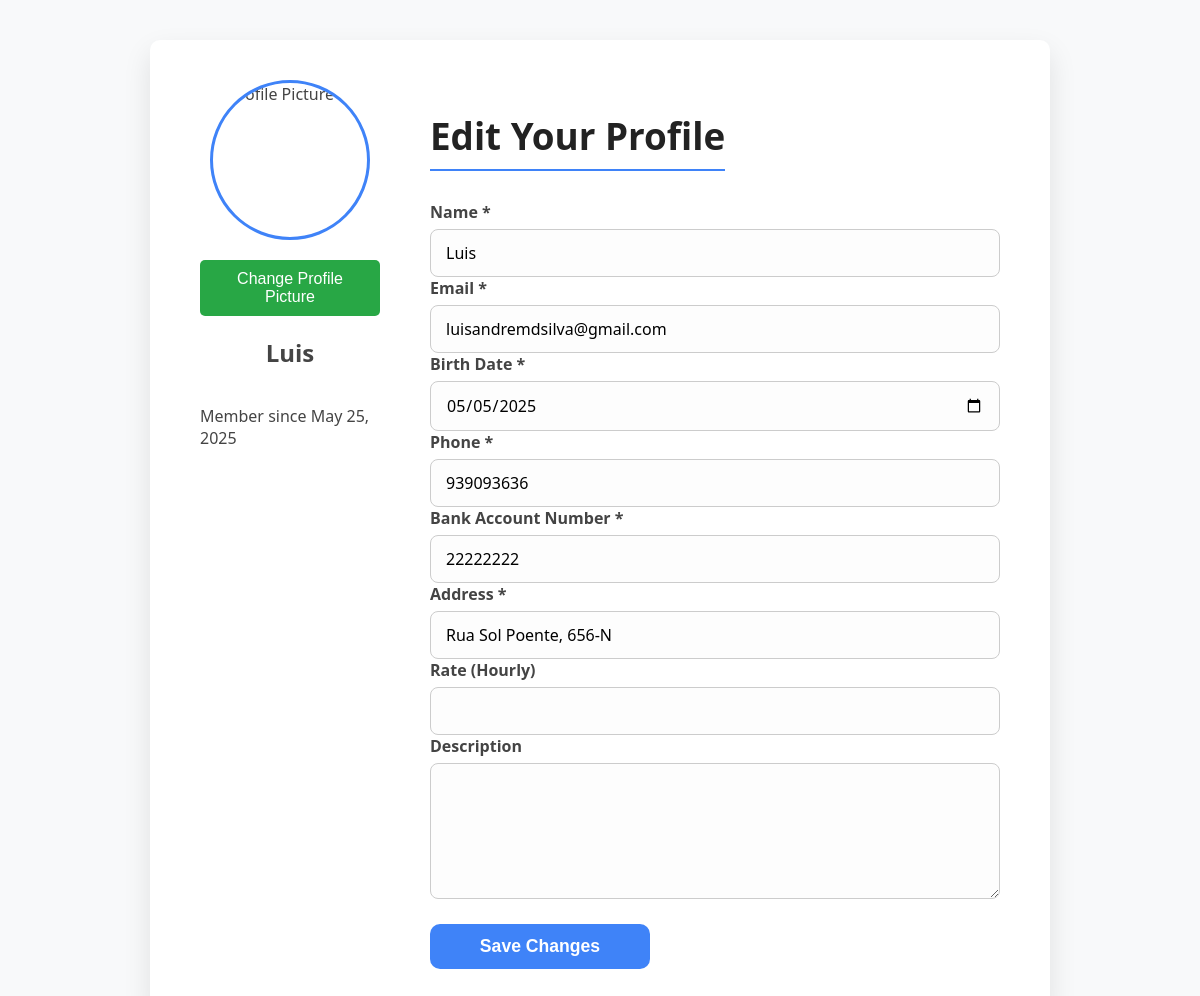
Screenshot of /Pages/edit_profile.php (signed in) with the database file from the repository.
### tables this page shows
CREATE TABLE "User" (
    id INTEGER PRIMARY KEY AUTOINCREMENT NOT NULL,
    name TEXT NOT NULL,
    email TEXT NOT NULL UNIQUE,
    password TEXT NOT NULL,
    created_at TEXT,
    level INTEGER NOT NULL DEFAULT 0,
    birth_date TEXT NOT NULL,
    profile_picture_id INTEGER,
    phone TEXT NOT NULL,
    nr_bank_account TEXT NOT NULL,
    address TEXT NOT NULL,
    rate INTEGER DEFAULT 0, 
    description TEXT DEFAULT '',
    user_type TEXT NOT NULL DEFAULT 'user',
    FOREIGN KEY (profile_picture_id) REFERENCES Images(id)
        ON DELETE SET NULL
    );

### Utils/Session.php (called while the page is built, shortened)
<?php
  class Session {
    public function getId() : ?int {
      return isset($_SESSION['id']) ? $_SESSION['id'] : null;
    }
  }
?>

### database/userClass.php (called while the page is built, shortened)
<?php
class User {
    public function __construct(
        int $id,
        string $name,
        string $email,
        string $password,
        string $created_at,
        int $level,
        string $birth_date,
        string $phone,
        string $nr_bank_account,
        string $address,
        ?float $rate,
        ?string $description,
        string $user_type,
        ?int $profile_picture_id = null
    )
    {
        $this->name = $name;
        $this->email = $email;
        $this->created_at = $created_at;
        $this->birth_date = $birth_date;
        $this->phone = $phone;
        $this->nr_bank_account = $nr_bank_account;
        $this->address = $address;
        $this->rate = $rate;
        $this->profile_picture_id = $profile_picture_id;
    }
    static function getUser(PDO $db, int $id) : ?User {
        $stmt = $db->prepare('
            SELECT id, name, email, password, created_at, level, birth_date, phone, nr_bank_account, address, rate, description, user_type, profile_picture_id
            FROM User
            WHERE id = ?
        ');
        $stmt->execute(array($id));
        $user = $stmt->fetch();
        return new User(
            $user['id'],
            $user['name'],
            $user['email'],
            $user['password'],
            $user['created_at'],
            $user['level'],
            $user['birth_date'],
            $user['phone'],
            $user['nr_bank_account'],
            $user['address'],
            $user['rate'],
            $user['description'],
            $user['user_type'],
            $user['profile_picture_id'] ?? null
        );
    }
}
?>

### Pages/edit_profile.php (the view, shortened to what this page needs)
<?php
require_once(__DIR__ . '/../Utils/Session.php');
require_once(__DIR__ . '/../database/connection.php');
require_once(__DIR__ . '/../database/userClass.php');
$session = new Session();
$db = getDatabaseConnection();
$user = User::getUser($db, (int)$session->getId());
?>
<!DOCTYPE html>
<html lang="en">
<head>
    <link rel="stylesheet" href="../css/edit_profile.css" />
</head>
<body>
  <div class="profile-edit-container">
    <aside class="profile-sidebar">
        <div class="profile-picture">
            <?php $imageId = $user->profile_picture_id ?? null;
                  $imageIdString = (string)$imageId; ?>
            <?php if ($imageId): ?>
                <img src="../Actions/images/originals/<?= htmlspecialchars($imageIdString) ?>.jpg" alt="Profile Picture" />
            <?php else: ?>
                <img src="../assets/icons/default-avatar.png" alt="Profile Picture" />
            <?php endif; ?>
        </div>
        <form action="upload_image.php" method="get">
            <button type="submit" style="
                background-color: #28a745; /* Green */
                color: white;
                border: none;
                padding: 10px 20px;
                border-radius: 5px;
                cursor: pointer;
                font-size: 16px;
            ">
                Change Profile Picture
            </button>
        </form>
        <h2><?= htmlspecialchars($user->name) ?></h2>
        <p>Member since <?= htmlspecialchars(date('F j, Y', strtotime($user->created_at))) ?></p>
    </aside>
    <section class="profile-edit-form">
        <h1>Edit Your Profile</h1>
        <form method="POST" action="../Actions/Action_Edit_Profile.php">
            <label for="name">Name *</label>
            <input type="text" id="name" name="name" required value="<?= htmlspecialchars($user->name) ?>" />
            <label for="email">Email *</label>
            <input type="email" id="email" name="email" required value="<?= htmlspecialchars($user->email) ?>" />
            <label for="birth_date">Birth Date *</label>
            <input type="date" id="birth_date" name="birth_date" required value="<?= htmlspecialchars($user->birth_date) ?>" />
            <label for="phone">Phone *</label>
            <input type="tel" id="phone" name="phone" required value="<?= htmlspecialchars($user->phone) ?>" />
            <label for="nr_bank_account">Bank Account Number *</label>
            <input type="text" id="nr_bank_account" name="nr_bank_account" required value="<?= htmlspecialchars($user->nr_bank_account) ?>" />
            <label for="address">Address *</label>
            <input type="text" id="address" name="address" required value="<?= htmlspecialchars($user->address) ?>" />
            <label for="rate">Rate (Hourly)</label>
            <input type="number" id="rate" name="rate" step="0.01" min="0" value="<?= htmlspecialchars($user->rate !== null ? (string)$user->rate : '') ?>" />
            <label for="description">Description</label>
            <textarea id="description" name="description" rows="5"><?= htmlspecialchars($user->description ?? '') ?></textarea>
            <button type="submit" class="save-btn">Save Changes</button>
        </form>
    </section>
  </div>
</body>
</html>

### css/edit_profile.css (style rules this page uses)
* { box-sizing: border-box; }
body { margin: 0; min-height: 100vh; font-family: 'Segoe UI', Tahoma, Geneva, Verdana, sans-serif; background-color: #f8f9fa; display: flex; justify-content: center; align-items: flex-start; padding: 40px 20px; }
.profile-edit-container { display: flex; max-width: 900px; width: 100%; background: #fff; border-radius: 10px; box-shadow: 0 12px 28px rgba(0, 0, 0, 0.1); padding: 40px 50px; gap: 50px; align-items: flex-start; }
.profile-sidebar { flex: 0 0 180px; display: flex; flex-direction: column; align-items: center; color: #444; }
.profile-picture { width: 160px; height: 160px; border-radius: 50%; overflow: hidden; border: 3px solid #3f83f8; margin-bottom: 20px; align-self: center; }
.profile-picture img { width: 100%; height: 100%; object-fit: cover; }
.profile-edit-form { flex: 1; display: flex; flex-direction: column; }
.profile-edit-form h1 { margin-bottom: 30px; font-weight: 700; font-size: 2.3rem; color: #222; border-bottom: 2px solid #3f83f8; padding-bottom: 8px; width: fit-content; }
label { font-weight: 600; font-size: 1rem; color: #444; margin-bottom: 6px; display: block; }
input[type="text"], input[type="email"], input[type="number"], input[type="tel"], input[type="date"], textarea { font-size: 1rem; padding: 12px 15px; border-radius: 8px; border: 1.8px solid #ccc; background: #fdfdfd; transition: border-color 0.3s ease; width: 100%; font-family: 'Segoe UI', Tahoma, Geneva, Verdana, sans-serif; resize: vertical; }
textarea { min-height: 100px; }
button.save-btn { width: 220px; align-self: flex-start; padding: 12px 0; font-weight: 700; font-size: 1.1rem; border: none; border-radius: 10px; background-color: #3f83f8; color: white; cursor: pointer; transition: background-color 0.25s ease; margin-top: 20px; }

### rows the page displays
user: name "Luis", created_at "May 25, 2025", email "luisandremdsilva@gmail.com", birth_date "05/05/2025", phone "939093636", nr_bank_account "22222222", address "Rua Sol Poente, 656-N"
